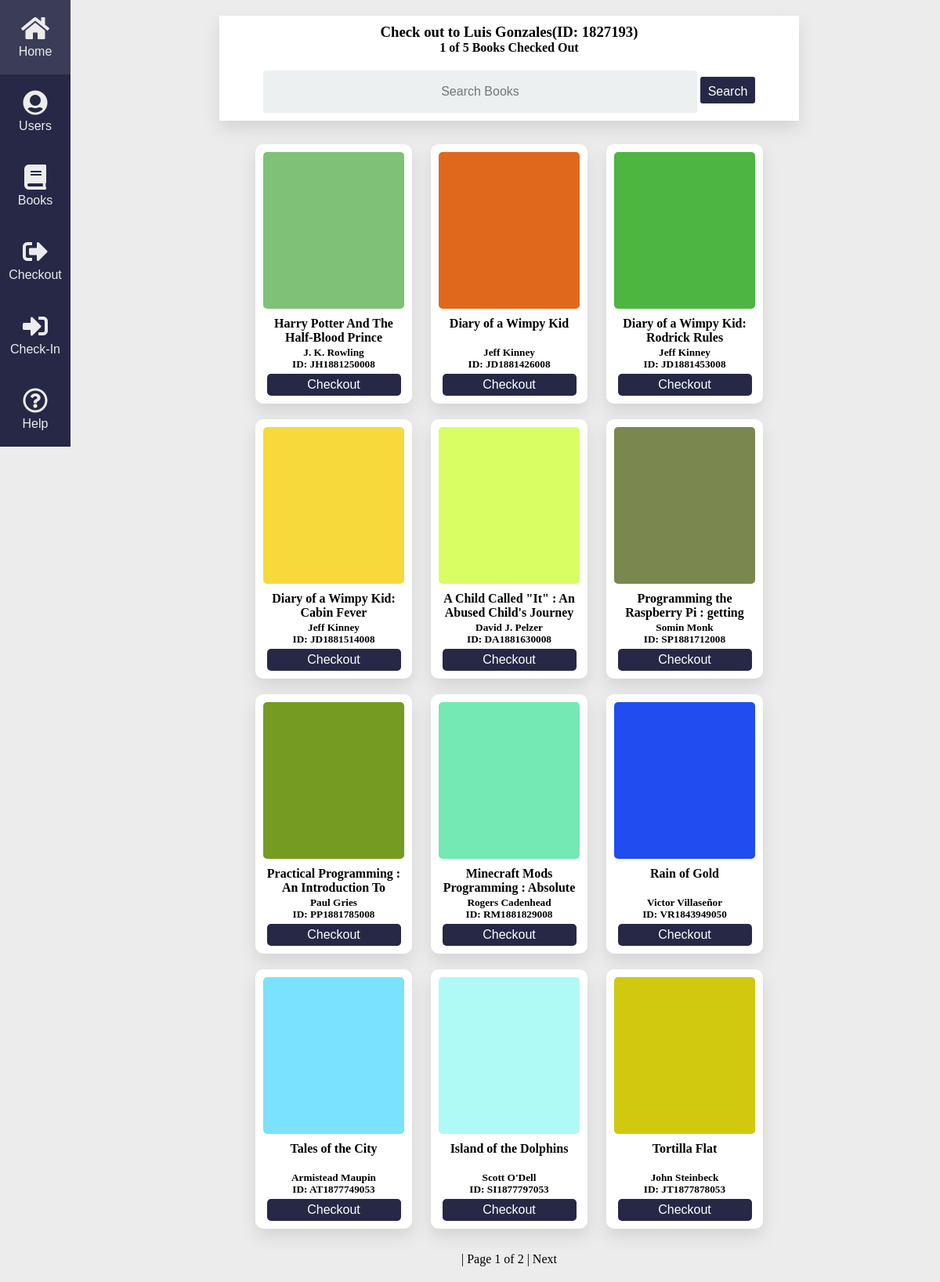
The page /checkout/1/ on the database its author committed.
### Database/models.py (models this page shows, shortened)
class Person(models.Model):
    class Meta:
        verbose_name_plural = 'People'
    choices = (
        ('Student', 'Student'),
        ('Staff', 'Staff')
    )
    first_name = models.CharField(max_length=20)
    last_name = models.CharField(max_length=50)
    full_name = models.CharField(max_length=90, blank=True, null=True)
    status = models.CharField(max_length=10, choices=choices)
    books_allowed = models.PositiveSmallIntegerField(validators=[MinValueValidator(1)])
    id_number = models.CharField(max_length=10, unique=True)
    books_out = models.PositiveSmallIntegerField(default=0, blank=True)
    day_limit = models.PositiveSmallIntegerField(validators=[MinValueValidator(1)])

class Book(models.Model):
    class Meta:
        verbose_name_plural = 'Books'
    title = models.CharField(max_length=200)
    author = models.CharField(max_length=50)
    year = models.PositiveSmallIntegerField(validators=[MinValueValidator(1000)])
    price = models.CharField(max_length=6)
    holder = models.ForeignKey('Person', related_name='book_holder', on_delete=models.PROTECT, null=True, blank=True)
    available = models.BooleanField(default=True, blank=True)
    checking_out = models.BooleanField(default=False, blank=True)
    days_to_be_out = models.PositiveSmallIntegerField(default=0, blank=True)
    due_date = models.PositiveSmallIntegerField(null=True, blank=True)
    call_id = models.CharField(max_length=10, editable=False, blank=True)
    r = models.CharField(max_length=4, editable=False, blank=True)
    g = models.CharField(max_length=4, editable=False, blank=True)
    b = models.CharField(max_length=4, editable=False, blank=True)
    """ WIll add the call_id, r, g, and b fields automatically to the database. Call_id is built from
    the first letter of the authors name, first letter of the book title, last 2 digits of the current year,
    seconds of when added since midnight, and the current day # of the year. This method ensures book call_id
    does not repeat for any two books. RGB color code is randomly created as well which is to be used as a cover
    holder for the book.
    """

### Checkout_Book/views.py (the view, shortened to what this page needs)
# urls.py: url(r'^checkout/(?P<pk>\d+)/$', CheckoutViews.checkout_to_user, name="checkout-user"),
def checkout_to_user(request, pk):
    user = Person.objects.get(pk=pk)
    books = Book.objects.filter(available=True)
    checkout = request.POST.get('book_pk')
    query = request.GET.get("q")
    if query:
        books = books.filter(
            Q(title__icontains=query)|
            Q(author__icontains=query)|
            Q(call_id__icontains=query)
        )
    paginator = Paginator(books, 12)
    page_var = "page"
    page = request.GET.get(page_var)
    try:
        queryset = paginator.page(page)
    except PageNotAnInteger:
        queryset = paginator.page(1)
    return render(request, 'active_template/checkout_user.html',{'user': user, 'books': queryset})

### templates/active_template/checkout_user.html (shortened to what this page needs)
{% extends 'active_template/base.html' %} {% load static %} {% block content %}
<div class="space">
</div>
<div id="CRUD">
    <div id="CRUD-search">
        <form method="GET" action="">
            <h3>Check out to {{user.full_name}}(ID: {{user.id_number}}){% if user.status == "Staff" %}(Staff){%endif%}</h3>
            <h4>{{user.books_out}} of {{user.books_allowed}} Books Checked Out</h4>
            <div class="space"></div>{% if user.books_allowed > user.books_out %}
            <input id="search-field" type="text" name="q" placeholder="Search Books" value="{{request.GET.q}}" />
            <input id="submit" type="submit" value="Search" />{% else %}
            <h2>Max amount of books allowed reached</h2>{% endif %}
        </form>
    </div>{% if user.books_allowed > user.books_out %}
    <div id="CRUD-body">{% for book in books %}
        <a>
            <div class="book-cards">
                <div class="color-holder" style="background-color: rgb({{book.r}},{{book.g}},{{book.b}})">
                </div>
                <div class="info">
                    <h4>{{book.title}}</h4>
                    <h5>{{book.author}}</h5>
                    <h5>ID: {{book.call_id}}</h5>
                    <form method="POST" action="">{% csrf_token %}
                        <input onclick="return confirm('Checkout {{book.title}} to {{user.full_name}}?')" type="submit" value="Checkout" class="checkin">
                    </form>
                </div>
            </div>
        </a>{% endfor %}
    </div>
    <div class="space"></div>
    <div style="text-align: center;" class="pagination">
        <span class="page-links">
        <span class="Current">
          | Page {{books.number}} of {{books.paginator.num_pages}} |
        </span> {% if books.has_next %}<a style="color:rgb(0, 0, 0)" href="?{{page_var}}={{books.next_page_number}}{% if request.GET.q %}&q={{request.GET.q}}{% endif %}">Next</a>{% endif %}
        </span>
    </div>{% endif %}
    <div class="space"></div>
</div>
{% endblock content %}

### static/css/default_css/register_book.css (style rules this page uses)
.title, .Info, input, select { text-align: center; }
.btn, input, select { font-size: 16px; width: 250px; }
input, select { background-color: #ECF0F1; border: 2px solid transparent; border-radius: 3px; font-weight: 200; padding: 10px 0; transition: border .5s; }

### static/css/default_css/main.css (style rules this page uses)
* { padding: 0; margin: 0; }
body, .active, #side, .middle { background-color: #ececec; }
i, .space, .space-content, .top, .body { width: 100% }
a, .active { text-decoration: none; width: 100px; color: #ececec; text-align: center; }
.space { height: 20px; }

### static/css/default_css/CRUD.css (style rules this page uses)
#CRUD { width: 740px; margin: auto; }
#CRUD-search { text-align: center; background-color: white; margin-bottom: 20px; box-shadow: 0px 10px 20px #d4d4d4; }
#CRUD-search form { padding: 10px; }
#search-field { height: 30px; width: 550px; }
#submit { background-color: #262846; color: white; width: 70px; height: 34px; border: none; box-shadow: none; }
#CRUD-body { position: relative; text-align: center; }
#CRUD-body a { color: black; margin: 10px; display: inline-block; width: 200px; }
.book-cards { width: 200px; background-color: #fff; box-shadow: 0px 10px 20px #d4d4d4; text-align: center; padding: 10px 0px 10px 0px; border-radius: 10px; }
.color-holder { height: 200px; width: 180px; margin: 10px; margin-top: 0px; border-radius: 5px; }
.info { width: 180px; margin: auto; }
.info h4 { height: 38px; overflow: hidden; }
.info h5 { height: 15px; overflow: hidden; }
.checkin { border:none; box-shadow:none; width: 95%; padding: 5px 0px 5px 0px; background-color: #262846; color: white; border-radius: 5px; margin-top: 5px; }

### rows shown on the page
Person: full_name "Luis Gonzales", id_number "1827193", books_out "1", books_allowed "5"
Book: title "Harry Potter And The Half-Blood Prince", author "J. K. Rowling", call_id "JH1881250008"
Book: title "Diary of a Wimpy Kid", author "Jeff Kinney", call_id "JD1881426008"
Book: title "Diary of a Wimpy Kid: Rodrick Rules", author "Jeff Kinney", call_id "JD1881453008"
Book: title "Diary of a Wimpy Kid: Cabin Fever", author "Jeff Kinney", call_id "JD1881514008"
Book: title "A Child Called \"It\" : An Abused Child's Journey…", author "David J. Pelzer", call_id "DA1881630008"
Book: title "Programming the Raspberry Pi : getting…", author "Somin Monk", call_id "SP1881712008"
Book: title "Practical Programming : An Introduction To…", author "Paul Gries", call_id "PP1881785008"
Book: title "Minecraft Mods Programming : Absolute…", author "Rogers Cadenhead", call_id "RM1881829008"
Book: title "Rain of Gold", author "Victor Villaseñor", call_id "VR1843949050"
Book: title "Tales of the City", author "Armistead Maupin", call_id "AT1877749053"
Book: title "Island of the Dolphins", author "Scott O'Dell", call_id "SI1877797053"
Book: title "Tortilla Flat", author "John Steinbeck", call_id "JT1877878053"

### other values the page prints
{{ books.number }} "1"
{{ books.paginator.num_pages }} "2"
